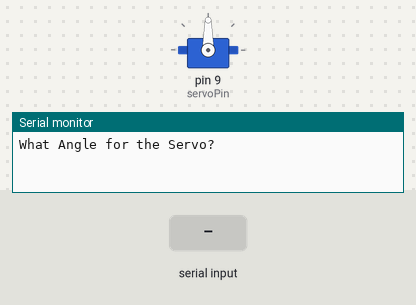
Simulated run of this sketch. Board: Arduino Uno, built with avr-gcc and run on an emulated ATmega328P. Parts: servo, the last lines printed to the serial monitor. Inputs (shaded band) come from the test bench.

Above: at 1.2 s.
1.3 s: "30,150\n" received over Serial
At 3.2 s:
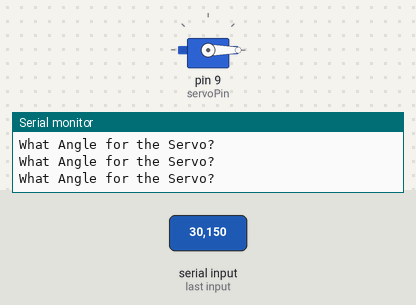
3.8 s: "90,45\n" received over Serial
At 4.4 s:
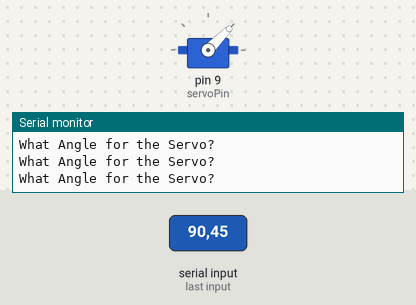
6.3 s: "200\n" received over Serial
At 7.1 s:
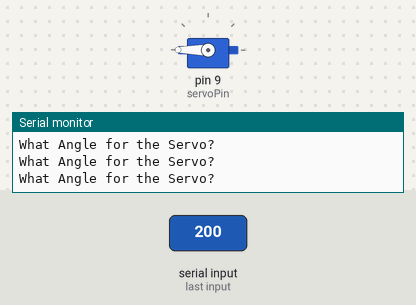
Timing chart, 0 to 9.3 s (numbered marks = the images above; inputs shaded):
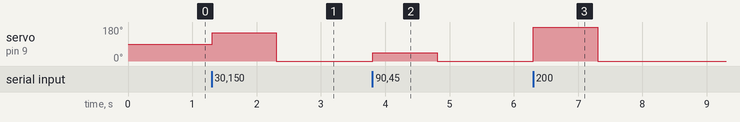

Measured:
- after the input at 1.3 s, servo on pin 9 (servoPin): 90° → 150° at once, → 0° 1.0 s later
- after the input at 3.8 s, servo on pin 9 (servoPin): 0° → 45° at once, → 0° 1.0 s later
- after the input at 6.3 s, servo on pin 9 (servoPin): 0° → 180° at once, → 0° 1.0 s later

The sketch:

First_Servo.ino
```cpp
#include <Servo.h> //Include library to work with servos

int servoPin = 9;
int servoPos = 170 ; //In degrees

Servo myServo; //Creating a servo object


void setup() {
  // put your setup code here, to run once:
Serial.begin(9600);
myServo.attach(servoPin); //Telling the arduino that the servo is attached to pin 9

}

void loop() {
  // put your main code here, to run repeatedly:
Serial.println("What Angle for the Servo? "); //Prompting the angle for the servo
while(Serial.available() == 0)
{

}
servoPos = Serial.parseInt();

myServo.write(servoPos); // Telling the servo to go to the users specified degrees
}
```
